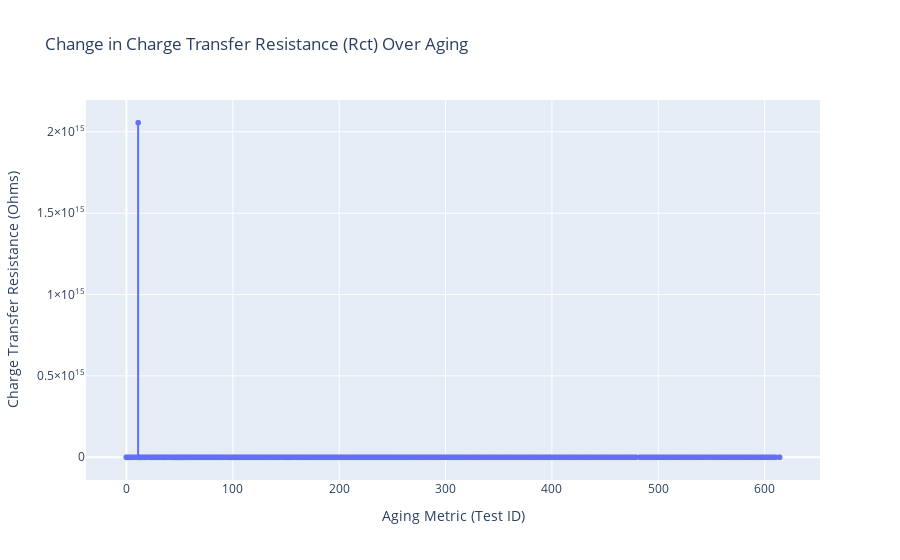

Write notebook code for a chart like this one.
### Code cell
fig_rct = px.line(
    impedance_data, 
    x='Aging Metric', 
    y='Rct', 
    title='Change in Charge Transfer Resistance (Rct) Over Aging',
    labels={'Aging Metric': 'Aging Metric (Test ID)', 'Rct': 'Charge Transfer Resistance (Ohms)'},
    markers=True
)
fig_rct.show()

### Figure 1 — Plotly figure (JSON) as saved in the notebook; plotly's stock layout.template omitted (floating-point values rounded to 4 significant figures; data arrays with more than 128 entries replaced by an {"elided": "..."} marker saying what was removed)
{"data": [{"hovertemplate": "Aging Metric (Test ID)=%{x}<br>Charge Transfer Resistance (Ohms)=%{y}<extra></extra>", "legendgroup": "", "line": {"color": "#636efa", "dash": "solid"}, "marker": {"symbol": "circle"}, "mode": "lines+markers", "name": "", "showlegend": false, "type": "scattergl", "x": {"elided": "1956 int values"}, "xaxis": "x", "y": {"elided": "1956 float values"}, "yaxis": "y"}], "layout": {"autosize": true, "legend": {"tracegroupgap": 0}, "title": {"text": "Change in Charge Transfer Resistance (Rct) Over Aging"}, "xaxis": {"anchor": "y", "autorange": true, "domain": [0, 1], "range": [-37.2, 651.2], "title": {"text": "Aging Metric (Test ID)"}, "type": "linear"}, "yaxis": {"anchor": "x", "autorange": true, "domain": [0, 1], "range": [-169700000000000.0, 2225500343664342], "title": {"text": "Charge Transfer Resistance (Ohms)"}, "type": "linear"}}}
